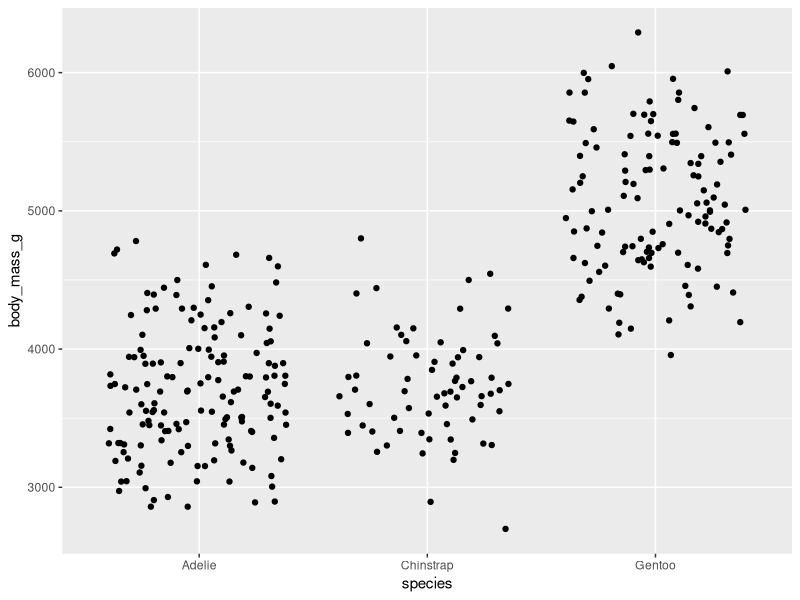

This chart was generated by the following R code:
## ---- chunk 1
knitr::opts_chunk$set(echo = TRUE, message = FALSE, warning = FALSE)
library(tidyverse)
library(palmerpenguins)
## ---- chunk 2
ggplot(data = penguins, aes(x = species, y = body_mass_g)) +
  geom_jitter()
